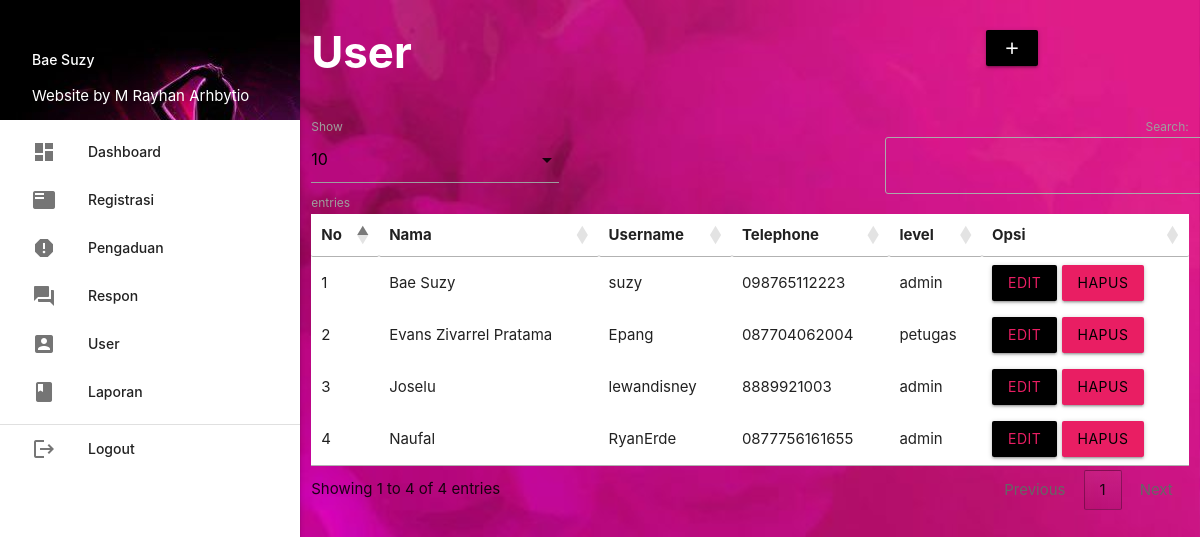
Page /admin/index.php?p=user (signed in) on the committed database.
### tables this page shows
CREATE TABLE `petugas` (
  `id_petugas` int(11) NOT NULL,
  `nama_petugas` varchar(35) NOT NULL,
  `username` varchar(25) NOT NULL,
  `password` varchar(32) NOT NULL,
  `telp` varchar(13) NOT NULL,
  `level` enum('petugas','admin') NOT NULL
);

### admin/user.php (the view, shortened to what this page needs)
       <div class="row">
         <div class="col s12 m9">
           <h3 class="white-text"><b>User</b></h3>
         </div>
         <div class="col s12 m3">
           <div class="section"></div>
           <a class="waves-effect waves-light btn modal-trigger black" href="#modal1"><i class="material-icons">add</i></a>
         </div>
       </div>
       <table id="example" class="responsive-table white" style="width:100%">
         <thead>
             <tr>
			<th>No</th>
			<th>Nama</th>
			<th>Username</th>
			<th>Telephone</th>
			<th>level</th>
			<th>Opsi</th>
             </tr>
         </thead>
         <tbody>
<?php
	$no=1;
	$tampil = mysqli_query($koneksi,"SELECT * FROM petugas ORDER BY nama_petugas ASC");
	while ($r=mysqli_fetch_assoc($tampil)) { ?>
	<tr>
		<td><?php echo $no++; ?></td>
		<td><?php echo $r['nama_petugas']; ?></td>
		<td><?php echo $r['username']; ?></td>
		<td><?php echo $r['telp']; ?></td>
		<td><?php echo $r['level']; ?></td>
		<td>
				<a class="btn black pink-text modal-trigger" href="#user_edit<?php echo $r['id_petugas'] ?>">Edit</a>
				<a class="btn pink black-text" onclick="return confirm('Anda Yakin Ingin Menghapus Y/N')" href="index.php?p=user_hapus&id_petugas=<?php echo $r['id_petugas'] ?>">Hapus</a>
		</td>
	</tr>
           <?php  }
            ?>
         </tbody>
       </table>

### rows in the picture
petugas: nama_petugas "Bae Suzy", username "suzy", telp "098765112223", level "admin"
petugas: nama_petugas "Evans Zivarrel Pratama", username "Epang", telp "087704062004", level "petugas"
petugas: nama_petugas "Joselu", username "lewandisney", telp "8889921003", level "admin"
petugas: nama_petugas "Naufal", username "RyanErde", telp "0877756161655", level "admin"

### other values in the picture
$_SESSION['data']['nama_petugas'] "Bae Suzy"
